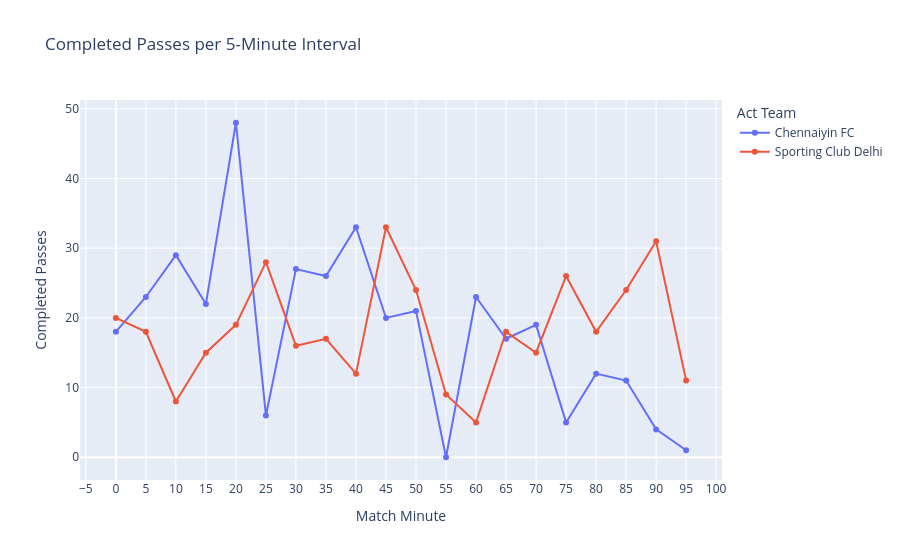

The cell this chart's notebook holds for it:
### Code cell
import pandas as pd
import plotly.express as px

# 1. Define what counts as success and missed
success_outcomes = ['Successful', 'Key Pass', 'Assist']
missed_outcomes = ['Missed', 'Intercepted', 'Off-Side']

# 2. Create the 5-Minute Interval column
# This uses floor division (//) to group minutes. e.g., Minute 12 // 5 * 5 = 10
pass_df['5 Min Interval'] = (pass_df['Minute'] // 5) * 5

# 3. Group the data by Interval and Team, and count the outcomes
interval_stats = pass_df.groupby(['5 Min Interval', 'Act Team']).agg(
    Completed_Passes=('Outcome', lambda x: x.isin(success_outcomes).sum()),
    Missed_Passes=('Outcome', lambda x: x.isin(missed_outcomes).sum())
).reset_index()

# 4. Add a Total column just for extra tooltip info
interval_stats['Total_Passes'] = interval_stats['Completed_Passes'] + interval_stats['Missed_Passes']

# 5. Create the Interactive Plot
fig = px.line(
    interval_stats, 
    x='5 Min Interval', 
    y='Completed_Passes', 
    color='Act Team',         # Creates a separate line for each team
    markers=True,             # Adds clickable/hoverable dots to the line
    title='Completed Passes per 5-Minute Interval',
    labels={
        '5 Min Interval': 'Match Minute', 
        'Completed_Passes': 'Completed Passes'
    },
    # This hover_data dictionary is where the magic happens!
    hover_data={
        'Completed_Passes': True,
        'Missed_Passes': True,
        'Total_Passes': True,
        '5 Min Interval': False  # Hides this from tooltip since it's already on the X-axis
    }
)

# 6. Force the X-axis to show ticks every 5 minutes
fig.update_xaxes(dtick=5)

# 7. Display the plot
fig.show()

### Figure 1 — Plotly figure (JSON) as saved in the notebook; plotly's stock layout.template omitted (floating-point values rounded to 4 significant figures)
{"data": [{"customdata": [[4, 22], [8, 31], [6, 35], [3, 25], [2, 50], [2, 8], [3, 30], [4, 30], [7, 40], [6, 26], [2, 23], [1, 1], [3, 26], [3, 20], [2, 21], [3, 8], [6, 18], [1, 12], [4, 8], [2, 3]], "hovertemplate": "Act Team=Chennaiyin FC<br>Completed Passes=%{y}<br>Missed_Passes=%{customdata[0]}<br>Total_Passes=%{customdata[1]}<extra></extra>", "legendgroup": "Chennaiyin FC", "line": {"color": "#636efa", "dash": "solid"}, "marker": {"symbol": "circle"}, "mode": "lines+markers", "name": "Chennaiyin FC", "orientation": "v", "showlegend": true, "type": "scatter", "x": [0, 5, 10, 15, 20, 25, 30, 35, 40, 45, 50, 55, 60, 65, 70, 75, 80, 85, 90, 95], "xaxis": "x", "y": [18, 23, 29, 22, 48, 6, 27, 26, 33, 20, 21, 0, 23, 17, 19, 5, 12, 11, 4, 1], "yaxis": "y"}, {"customdata": [[5, 25], [4, 22], [2, 10], [4, 19], [5, 24], [1, 29], [3, 19], [5, 22], [3, 15], [7, 40], [1, 25], [1, 10], [2, 7], [6, 24], [3, 18], [6, 32], [6, 24], [5, 29], [7, 38], [2, 13]], "hovertemplate": "Act Team=Sporting Club Delhi<br>Completed Passes=%{y}<br>Missed_Passes=%{customdata[0]}<br>Total_Passes=%{customdata[1]}<extra></extra>", "legendgroup": "Sporting Club Delhi", "line": {"color": "#EF553B", "dash": "solid"}, "marker": {"symbol": "circle"}, "mode": "lines+markers", "name": "Sporting Club Delhi", "orientation": "v", "showlegend": true, "type": "scatter", "x": [0, 5, 10, 15, 20, 25, 30, 35, 40, 45, 50, 55, 60, 65, 70, 75, 80, 85, 90, 95], "xaxis": "x", "y": [20, 18, 8, 15, 19, 28, 16, 17, 12, 33, 24, 9, 5, 18, 15, 26, 18, 24, 31, 11], "yaxis": "y"}], "layout": {"legend": {"title": {"text": "Act Team"}, "tracegroupgap": 0}, "title": {"text": "Completed Passes per 5-Minute Interval"}, "xaxis": {"anchor": "y", "domain": [0, 1], "dtick": 5, "title": {"text": "Match Minute"}}, "yaxis": {"anchor": "x", "domain": [0, 1], "title": {"text": "Completed Passes"}}}}
